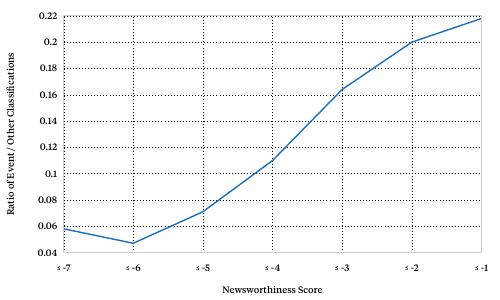

Source code (gnuplot):
blue = 0x176fc1
grey = 0xcccccc


set boxwidth 0.75
set style fill solid

# unset border
set border lw 1 lc rgb grey
set tic scale 0

set xtics textcolor rgb "black"
set ytics textcolor rgb "black"

set grid
set decimal locale
set format x "≤ %'.0f"
set xrange [-7.0 to -1.0]
set xtics -7.0,1.0,0

set ytics font "Tiempos Text,10"
set ylabel font "Tiempos Text,10"

set xtics font "Tiempos Text,10"
set xlabel font "Tiempos Text,10"

set ylabel "Ratio of Event / Other Classifications"
set xlabel "Newsworthiness Score"
unset key

set term pdf
set output "table59-noise.pdf"
plot "table59-noise.dat" using 1:4 with lines lw 2 lt rgb blue